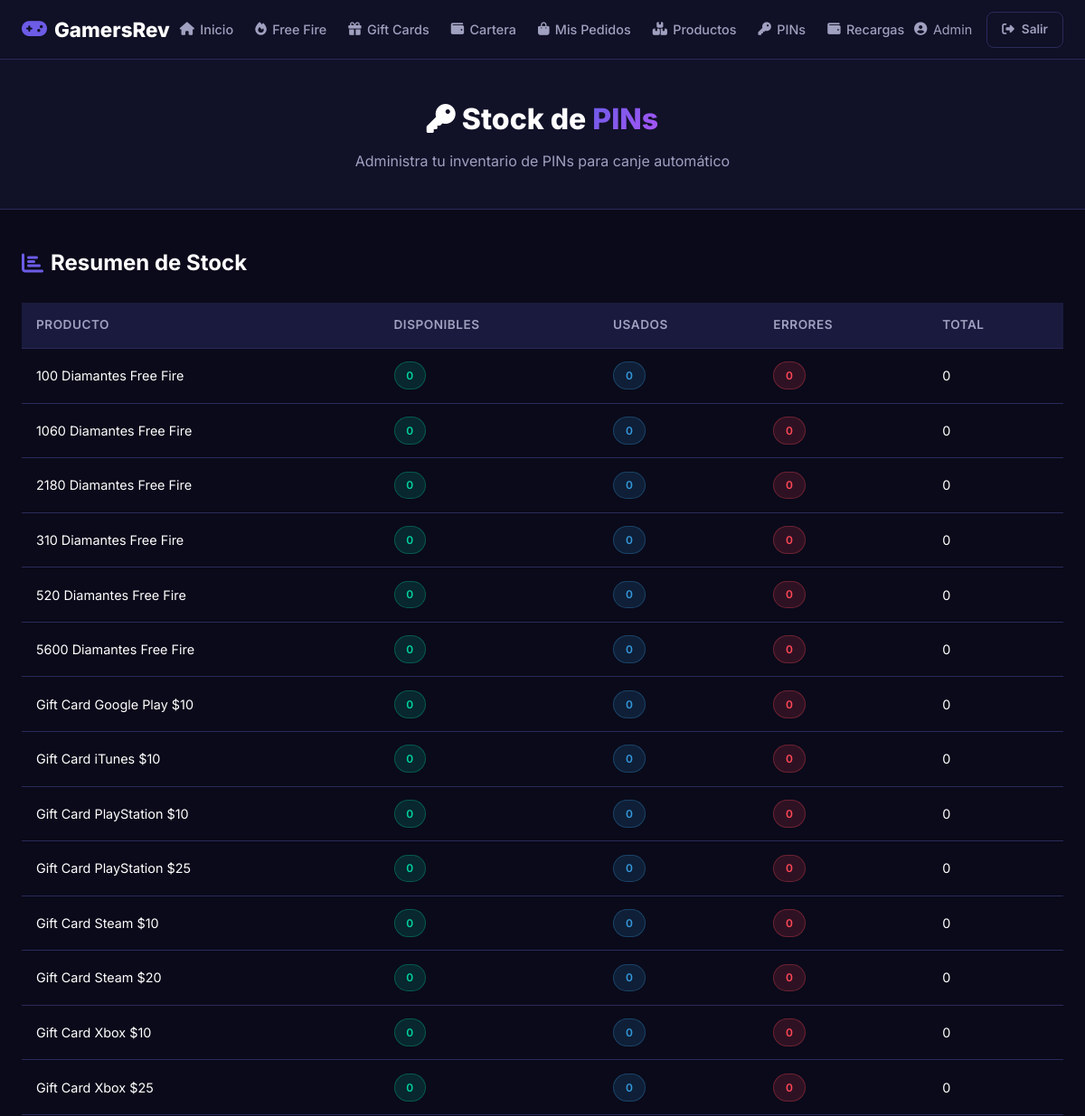
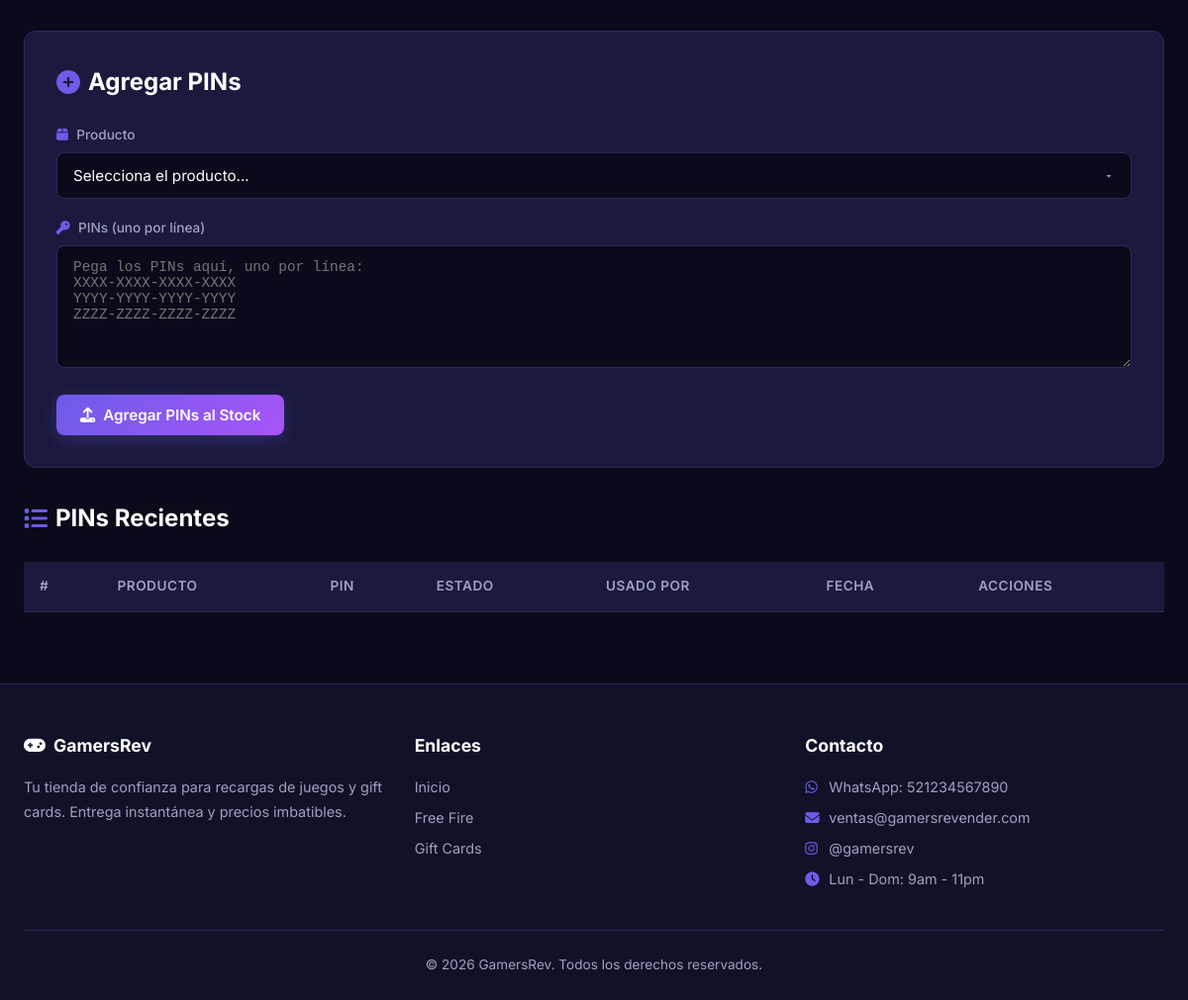
Screenshot of /admin_pines.php (signed in) with the database file from the repository (2 pictures, top to bottom).
### tables this page shows
CREATE TABLE IF NOT EXISTS productos (
    id INT AUTO_INCREMENT PRIMARY KEY,
    nombre VARCHAR(150) NOT NULL,
    descripcion TEXT,
    precio DECIMAL(10,2) NOT NULL,
    categoria ENUM('freefire', 'giftcard') NOT NULL,
    icono VARCHAR(50) DEFAULT 'fa-gem',
    activo TINYINT(1) DEFAULT 1,
    fecha_creacion DATETIME DEFAULT CURRENT_TIMESTAMP
);

### config.php (called while the page is built, shortened)
<?php
function estaLogueado() {
    return isset($_SESSION['usuario_id']);
}
function esAdmin() {
    return isset($_SESSION['usuario_rol']) && $_SESSION['usuario_rol'] === 'admin';
}
?>

### admin_pines.php (the view, shortened to what this page needs)
<?php
require_once 'config.php';
$db = conectarDB();
$stock = $db->query("SELECT p.nombre, p.id as producto_id,
    COUNT(CASE WHEN pi.estado = 'disponible' THEN 1 END) as disponibles,
    COUNT(CASE WHEN pi.estado = 'usado' THEN 1 END) as usados,
    COUNT(CASE WHEN pi.estado = 'error' THEN 1 END) as errores,
    COUNT(pi.id) as total
    FROM productos p LEFT JOIN pines pi ON p.id = pi.producto_id
    WHERE p.activo = 1
    GROUP BY p.id ORDER BY p.categoria, p.nombre")->fetchAll();
require_once 'includes/header.php';
?>
<section class="page-header">
    <div class="container">
        <h1><i class="fas fa-key"></i> Stock de <span class="text-gradient">PINs</span></h1>
        <p>Administra tu inventario de PINs para canje automático</p>
    </div>
</section>
<section class="section">
    <div class="container">
        <h2 class="section-title"><i class="fas fa-chart-bar"></i> Resumen de Stock</h2>
        <div class="table-responsive" style="margin-bottom: 2rem;">
            <table class="table">
                <thead>
                    <tr>
                        <th>Producto</th>
                        <th>Disponibles</th>
                        <th>Usados</th>
                        <th>Errores</th>
                        <th>Total</th>
                    </tr>
                </thead>
                <tbody>
                    <?php foreach ($stock as $s): ?>
                    <tr>
                        <td><?php echo htmlspecialchars($s['nombre']); ?></td>
                        <td><span class="badge badge-completado"><?php echo $s['disponibles']; ?></span></td>
                        <td><span class="badge badge-procesando"><?php echo $s['usados']; ?></span></td>
                        <td><span class="badge badge-cancelado"><?php echo $s['errores']; ?></span></td>
                        <td><?php echo $s['total']; ?></td>
                    </tr>
                    <?php endforeach; ?>
                </tbody>
            </table>
        </div>
        <div class="admin-form-card">
            <h2 class="section-title"><i class="fas fa-plus-circle"></i> Agregar PINs</h2>
            <form method="POST">
                <div class="form-group">
                    <label for="producto_id"><i class="fas fa-box"></i> Producto</label>
                    <select id="producto_id" name="producto_id" class="form-select" required>
                        <option value="">Selecciona el producto...</option>
                    </select>
                </div>
                <div class="form-group">
                    <label for="pines"><i class="fas fa-key"></i> PINs (uno por línea)</label>
                    <textarea id="pines" name="pines" class="form-textarea" rows="6"
                              placeholder="Pega los PINs aquí, uno por línea:&#10;XXXX-XXXX-XXXX-XXXX&#10;YYYY-YYYY-YYYY-YYYY&#10;ZZZZ-ZZZZ-ZZZZ-ZZZZ" required></textarea>
                </div>
                <button type="submit" class="btn btn-primary">
                    <i class="fas fa-upload"></i> Agregar PINs al Stock
                </button>
            </form>
        </div>
        <h2 class="section-title" style="margin-top: 2rem;"><i class="fas fa-list"></i> PINs Recientes</h2>
        <div class="table-responsive">
            <table class="table">
                <thead>
                    <tr>
                        <th>#</th>
                        <th>Producto</th>
                        <th>PIN</th>
                        <th>Estado</th>
                        <th>Usado por</th>
                        <th>Fecha</th>
                        <th>Acciones</th>
                    </tr>
                </thead>
            </table>
        </div>
    </div>
</section>
<?php require_once 'includes/footer.php'; ?>

### includes/header.php (shortened to what this page needs)
<!DOCTYPE html>
<html lang="es">
<head>
    <link rel="stylesheet" href="css/styles.css">
    <link rel="stylesheet" href="https://cdnjs.cloudflare.com/ajax/libs/font-awesome/6.4.0/css/all.min.css">
</head>
<body>
    <nav class="navbar">
        <div class="container nav-container">
            <a href="<?php echo estaLogueado() ? 'dashboard.php' : 'login.php'; ?>" class="nav-logo">
                <i class="fas fa-gamepad"></i> <?php echo TIENDA_NOMBRE; ?>
            </a>
            <?php if (estaLogueado()): ?>
            <div class="nav-links">
                <a href="dashboard.php"><i class="fas fa-home"></i> Inicio</a>
                <a href="freefire.php"><i class="fas fa-fire"></i> Free Fire</a>
                <a href="giftcards.php"><i class="fas fa-gift"></i> Gift Cards</a>
                <a href="cartera.php"><i class="fas fa-wallet"></i> Cartera</a>
                <a href="mis_pedidos.php"><i class="fas fa-shopping-bag"></i> Mis Pedidos</a>
                <?php if (esAdmin()): ?>
                <a href="admin_productos.php"><i class="fas fa-boxes-stacked"></i> Productos</a>
                <a href="admin_pines.php"><i class="fas fa-key"></i> PINs</a>
                <a href="admin_recargas.php"><i class="fas fa-wallet"></i> Recargas</a>
                <?php endif; ?>
            </div>
            <div class="nav-user">
                <span class="nav-username"><i class="fas fa-user-circle"></i> <?php echo htmlspecialchars($_SESSION['usuario_nombre']); ?></span>
                <a href="logout.php" class="btn btn-sm btn-outline"><i class="fas fa-sign-out-alt"></i> Salir</a>
            </div>
            <?php endif; ?>
        </div>
    </nav>
    <main class="main-content">

### includes/footer.php (shortened to what this page needs)
    </main>
    <footer class="footer">
        <div class="container">
            <div class="footer-grid">
                <div class="footer-col">
                    <h3><i class="fas fa-gamepad"></i> <?php echo TIENDA_NOMBRE; ?></h3>
                    <p>Tu tienda de confianza para recargas de juegos y gift cards. Entrega instantánea y precios imbatibles.</p>
                </div>
                <div class="footer-col">
                    <h3>Enlaces</h3>
                    <ul>
                        <li><a href="dashboard.php">Inicio</a></li>
                        <li><a href="freefire.php">Free Fire</a></li>
                        <li><a href="giftcards.php">Gift Cards</a></li>
                    </ul>
                </div>
                <div class="footer-col">
                    <h3>Contacto</h3>
                    <ul>
                        <li><i class="fab fa-whatsapp"></i> WhatsApp: <?php echo WHATSAPP_NUMERO; ?></li>
                        <li><i class="fas fa-envelope"></i> <?php echo TIENDA_EMAIL; ?></li>
                        <li><i class="fab fa-instagram"></i> <?php echo TIENDA_INSTAGRAM; ?></li>
                        <li><i class="fas fa-clock"></i> <?php echo TIENDA_HORARIO; ?></li>
                    </ul>
                </div>
            </div>
            <div class="footer-bottom">
                <p>&copy; <?php echo date('Y'); ?> <?php echo TIENDA_NOMBRE; ?>. Todos los derechos reservados.</p>
            </div>
        </div>
    </footer>
</body>
</html>

### rows the page displays
productos: nombre "100 Diamantes Free Fire", disponibles "0", usados "0", errores "0", total "0"
productos: nombre "1060 Diamantes Free Fire", disponibles "0", usados "0", errores "0", total "0"
productos: nombre "2180 Diamantes Free Fire", disponibles "0", usados "0", errores "0", total "0"
productos: nombre "310 Diamantes Free Fire", disponibles "0", usados "0", errores "0", total "0"
productos: nombre "520 Diamantes Free Fire", disponibles "0", usados "0", errores "0", total "0"
productos: nombre "5600 Diamantes Free Fire", disponibles "0", usados "0", errores "0", total "0"
productos: nombre "Gift Card Google Play $10", disponibles "0", usados "0", errores "0", total "0"
productos: nombre "Gift Card iTunes $10", disponibles "0", usados "0", errores "0", total "0"
productos: nombre "Gift Card PlayStation $10", disponibles "0", usados "0", errores "0", total "0"
productos: nombre "Gift Card PlayStation $25", disponibles "0", usados "0", errores "0", total "0"
productos: nombre "Gift Card Steam $10", disponibles "0", usados "0", errores "0", total "0"
productos: nombre "Gift Card Steam $20", disponibles "0", usados "0", errores "0", total "0"
productos: nombre "Gift Card Xbox $10", disponibles "0", usados "0", errores "0", total "0"
productos: nombre "Gift Card Xbox $25", disponibles "0", usados "0", errores "0", total "0"

### other values shown
TIENDA_NOMBRE "GamersRev"
$_SESSION['usuario_nombre'] "Admin"
WHATSAPP_NUMERO "521234567890"
TIENDA_EMAIL "ventas@gamersrevender.com"
TIENDA_INSTAGRAM "@gamersrev"
TIENDA_HORARIO "Lun - Dom: 9am - 11pm"
